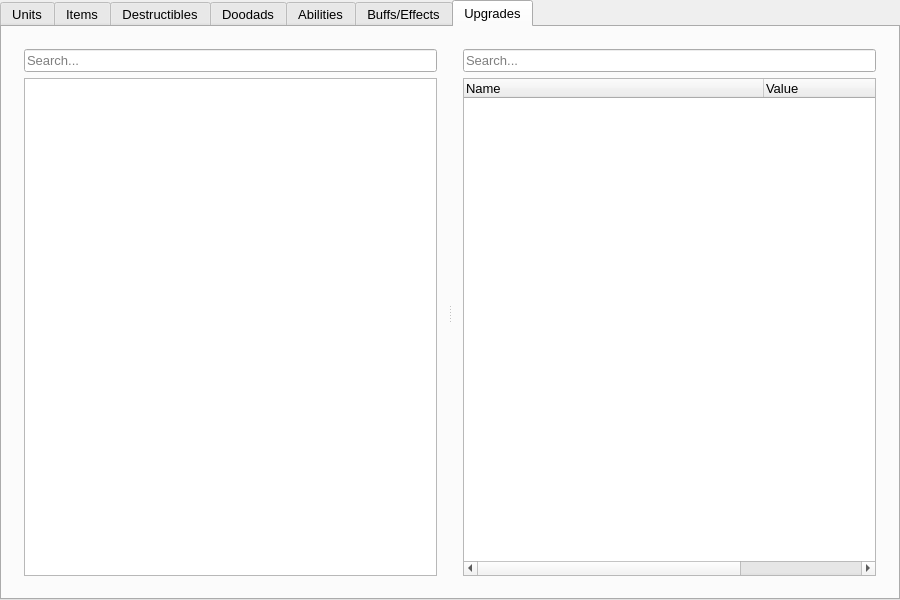
<?xml version="1.0" encoding="UTF-8"?>
<ui version="4.0">
 <class>ObjectEditor</class>
 <widget class="QMainWindow" name="ObjectEditor">
  <property name="geometry">
   <rect>
    <x>0</x>
    <y>0</y>
    <width>900</width>
    <height>600</height>
   </rect>
  </property>
  <property name="windowTitle">
   <string>Object Editor</string>
  </property>
  <widget class="QWidget" name="centralWidget">
   <property name="font">
    <font>
     <pointsize>10</pointsize>
    </font>
   </property>
   <layout class="QGridLayout" name="gridLayout">
    <property name="leftMargin">
     <number>0</number>
    </property>
    <property name="topMargin">
     <number>0</number>
    </property>
    <property name="rightMargin">
     <number>0</number>
    </property>
    <property name="bottomMargin">
     <number>0</number>
    </property>
    <item row="0" column="0">
     <widget class="QTabWidget" name="tabWidget">
      <property name="font">
       <font>
        <family>Cantarell</family>
        <pointsize>10</pointsize>
       </font>
      </property>
      <property name="tabShape">
       <enum>QTabWidget::Rounded</enum>
      </property>
      <property name="currentIndex">
       <number>6</number>
      </property>
      <widget class="QWidget" name="units_tab">
       <property name="sizePolicy">
        <sizepolicy hsizetype="Fixed" vsizetype="Preferred">
         <horstretch>0</horstretch>
         <verstretch>0</verstretch>
        </sizepolicy>
       </property>
       <attribute name="title">
        <string>Units</string>
       </attribute>
       <layout class="QGridLayout" name="gridLayout_2">
        <item row="0" column="0">
         <widget class="QSplitter" name="splitter">
          <property name="orientation">
           <enum>Qt::Horizontal</enum>
          </property>
          <widget class="QWidget" name="layoutWidget">
           <layout class="QVBoxLayout" name="verticalLayout">
            <item>
             <widget class="QLineEdit" name="unit_search">
              <property name="sizePolicy">
               <sizepolicy hsizetype="Expanding" vsizetype="Fixed">
                <horstretch>0</horstretch>
                <verstretch>0</verstretch>
               </sizepolicy>
              </property>
              <property name="maximumSize">
               <size>
                <width>16777215</width>
                <height>16777215</height>
               </size>
              </property>
              <property name="placeholderText">
               <string>Search...</string>
              </property>
              <property name="clearButtonEnabled">
               <bool>true</bool>
              </property>
             </widget>
            </item>
            <item>
             <widget class="QTreeWidget" name="units">
              <property name="maximumSize">
               <size>
                <width>200000</width>
                <height>16777215</height>
               </size>
              </property>
              <property name="horizontalScrollMode">
               <enum>QAbstractItemView::ScrollPerItem</enum>
              </property>
              <property name="indentation">
               <number>8</number>
              </property>
              <property name="headerHidden">
               <bool>true</bool>
              </property>
              <column>
               <property name="text">
                <string notr="true">1</string>
               </property>
              </column>
             </widget>
            </item>
           </layout>
          </widget>
          <widget class="QWidget" name="layoutWidget">
           <layout class="QVBoxLayout" name="verticalLayout_2">
            <item>
             <widget class="QLineEdit" name="unit_stats_search">
              <property name="placeholderText">
               <string>Search...</string>
              </property>
              <property name="clearButtonEnabled">
               <bool>true</bool>
              </property>
             </widget>
            </item>
            <item>
             <widget class="QTreeWidget" name="unit_stats">
              <attribute name="headerDefaultSectionSize">
               <number>300</number>
              </attribute>
              <attribute name="headerMinimumSectionSize">
               <number>300</number>
              </attribute>
              <column>
               <property name="text">
                <string>Name</string>
               </property>
              </column>
              <column>
               <property name="text">
                <string>Value</string>
               </property>
              </column>
             </widget>
            </item>
           </layout>
          </widget>
         </widget>
        </item>
       </layout>
      </widget>
      <widget class="QWidget" name="items_tab">
       <attribute name="title">
        <string>Items</string>
       </attribute>
       <layout class="QGridLayout" name="gridLayout_3">
        <item row="0" column="0">
         <widget class="QSplitter" name="splitter_2">
          <property name="orientation">
           <enum>Qt::Horizontal</enum>
          </property>
          <widget class="QWidget" name="layoutWidget">
           <layout class="QVBoxLayout" name="items_tab_layou">
            <property name="spacing">
             <number>6</number>
            </property>
            <property name="sizeConstraint">
             <enum>QLayout::SetNoConstraint</enum>
            </property>
            <item>
             <widget class="QLineEdit" name="item_search">
              <property name="maximumSize">
               <size>
                <width>16777215</width>
                <height>16777215</height>
               </size>
              </property>
              <property name="placeholderText">
               <string>Search...</string>
              </property>
              <property name="clearButtonEnabled">
               <bool>true</bool>
              </property>
             </widget>
            </item>
            <item>
             <widget class="QTreeWidget" name="items">
              <property name="maximumSize">
               <size>
                <width>16777215</width>
                <height>16777215</height>
               </size>
              </property>
              <property name="horizontalScrollMode">
               <enum>QAbstractItemView::ScrollPerItem</enum>
              </property>
              <property name="indentation">
               <number>8</number>
              </property>
              <property name="headerHidden">
               <bool>true</bool>
              </property>
              <column>
               <property name="text">
                <string notr="true">1</string>
               </property>
              </column>
             </widget>
            </item>
           </layout>
          </widget>
          <widget class="QWidget" name="layoutWidget">
           <layout class="QVBoxLayout" name="verticalLayout_3">
            <item>
             <widget class="QLineEdit" name="item_stats_search">
              <property name="placeholderText">
               <string>Search...</string>
              </property>
              <property name="clearButtonEnabled">
               <bool>true</bool>
              </property>
             </widget>
            </item>
            <item>
             <widget class="QTreeWidget" name="item_stats">
              <attribute name="headerDefaultSectionSize">
               <number>300</number>
              </attribute>
              <attribute name="headerMinimumSectionSize">
               <number>300</number>
              </attribute>
              <column>
               <property name="text">
                <string>Name</string>
               </property>
              </column>
              <column>
               <property name="text">
                <string>Value</string>
               </property>
              </column>
             </widget>
            </item>
           </layout>
          </widget>
         </widget>
        </item>
       </layout>
      </widget>
      <widget class="QWidget" name="destructibles_tab">
       <attribute name="title">
        <string>Destructibles</string>
       </attribute>
       <layout class="QGridLayout" name="gridLayout_4">
        <item row="0" column="0">
         <widget class="QSplitter" name="splitter_3">
          <property name="orientation">
           <enum>Qt::Horizontal</enum>
          </property>
          <widget class="QWidget" name="layoutWidget">
           <layout class="QVBoxLayout" name="items_tab_layou_2">
            <property name="spacing">
             <number>6</number>
            </property>
            <property name="sizeConstraint">
             <enum>QLayout::SetNoConstraint</enum>
            </property>
            <item>
             <widget class="QLineEdit" name="destructibles_search">
              <property name="maximumSize">
               <size>
                <width>16777215</width>
                <height>16777215</height>
               </size>
              </property>
              <property name="placeholderText">
               <string>Search...</string>
              </property>
              <property name="clearButtonEnabled">
               <bool>true</bool>
              </property>
             </widget>
            </item>
            <item>
             <widget class="QTreeWidget" name="destructibles">
              <property name="maximumSize">
               <size>
                <width>16777215</width>
                <height>16777215</height>
               </size>
              </property>
              <property name="horizontalScrollMode">
               <enum>QAbstractItemView::ScrollPerItem</enum>
              </property>
              <property name="indentation">
               <number>8</number>
              </property>
              <property name="headerHidden">
               <bool>true</bool>
              </property>
              <column>
               <property name="text">
                <string notr="true">1</string>
               </property>
              </column>
             </widget>
            </item>
           </layout>
          </widget>
          <widget class="QWidget" name="layoutWidget">
           <layout class="QVBoxLayout" name="verticalLayout_4">
            <item>
             <widget class="QLineEdit" name="destructibles_stats_search">
              <property name="placeholderText">
               <string>Search...</string>
              </property>
              <property name="clearButtonEnabled">
               <bool>true</bool>
              </property>
             </widget>
            </item>
            <item>
             <widget class="QTreeWidget" name="destructibles_stats">
              <attribute name="headerDefaultSectionSize">
               <number>300</number>
              </attribute>
              <attribute name="headerMinimumSectionSize">
               <number>300</number>
              </attribute>
              <column>
               <property name="text">
                <string>Name</string>
               </property>
              </column>
              <column>
               <property name="text">
                <string>Value</string>
               </property>
              </column>
             </widget>
            </item>
           </layout>
          </widget>
         </widget>
        </item>
       </layout>
      </widget>
      <widget class="QWidget" name="doodads_tab">
       <attribute name="title">
        <string>Doodads</string>
       </attribute>
       <layout class="QGridLayout" name="gridLayout_5">
        <item row="0" column="0">
         <widget class="QSplitter" name="splitter_4">
          <property name="orientation">
           <enum>Qt::Horizontal</enum>
          </property>
          <widget class="QWidget" name="layoutWidget">
           <layout class="QVBoxLayout" name="verticalLayout_5">
            <item>
             <widget class="QLineEdit" name="doodads_search">
              <property name="maximumSize">
               <size>
                <width>16777215</width>
                <height>16777215</height>
               </size>
              </property>
              <property name="placeholderText">
               <string>Search...</string>
              </property>
              <property name="clearButtonEnabled">
               <bool>true</bool>
              </property>
             </widget>
            </item>
            <item>
             <widget class="QTreeWidget" name="doodads">
              <property name="horizontalScrollMode">
               <enum>QAbstractItemView::ScrollPerItem</enum>
              </property>
              <property name="indentation">
               <number>8</number>
              </property>
              <property name="headerHidden">
               <bool>true</bool>
              </property>
              <column>
               <property name="text">
                <string notr="true">1</string>
               </property>
              </column>
             </widget>
            </item>
           </layout>
          </widget>
          <widget class="QWidget" name="layoutWidget">
           <layout class="QVBoxLayout" name="verticalLayout_6">
            <item>
             <widget class="QLineEdit" name="doodads_stats_search">
              <property name="maximumSize">
               <size>
                <width>16777215</width>
                <height>16777215</height>
               </size>
              </property>
              <property name="placeholderText">
               <string>Search...</string>
              </property>
              <property name="clearButtonEnabled">
               <bool>true</bool>
              </property>
             </widget>
            </item>
            <item>
             <widget class="QTreeWidget" name="doodads_stats">
              <attribute name="headerDefaultSectionSize">
               <number>300</number>
              </attribute>
              <attribute name="headerMinimumSectionSize">
               <number>300</number>
              </attribute>
              <column>
               <property name="text">
                <string>Name</string>
               </property>
              </column>
              <column>
               <property name="text">
                <string>Value</string>
               </property>
              </column>
             </widget>
            </item>
           </layout>
          </widget>
         </widget>
        </item>
       </layout>
      </widget>
      <widget class="QWidget" name="abilities_tab">
       <attribute name="title">
        <string>Abilities</string>
       </attribute>
       <layout class="QGridLayout" name="gridLayout_6">
        <item row="0" column="0">
         <widget class="QSplitter" name="splitter_5">
          <property name="orientation">
           <enum>Qt::Horizontal</enum>
          </property>
          <widget class="QWidget" name="layoutWidget">
           <layout class="QVBoxLayout" name="verticalLayout_7">
            <item>
             <widget class="QLineEdit" name="abilities_search">
              <property name="maximumSize">
               <size>
                <width>16777215</width>
                <height>16777215</height>
               </size>
              </property>
              <property name="placeholderText">
               <string>Search...</string>
              </property>
              <property name="clearButtonEnabled">
               <bool>true</bool>
              </property>
             </widget>
            </item>
            <item>
             <widget class="QTreeWidget" name="abilities">
              <property name="horizontalScrollMode">
               <enum>QAbstractItemView::ScrollPerItem</enum>
              </property>
              <property name="indentation">
               <number>8</number>
              </property>
              <property name="headerHidden">
               <bool>true</bool>
              </property>
              <column>
               <property name="text">
                <string notr="true">1</string>
               </property>
              </column>
             </widget>
            </item>
           </layout>
          </widget>
          <widget class="QWidget" name="layoutWidget">
           <layout class="QVBoxLayout" name="verticalLayout_8">
            <item>
             <widget class="QLineEdit" name="abilities_stats_search">
              <property name="maximumSize">
               <size>
                <width>16777215</width>
                <height>16777215</height>
               </size>
              </property>
              <property name="placeholderText">
               <string>Search...</string>
              </property>
              <property name="clearButtonEnabled">
               <bool>true</bool>
              </property>
             </widget>
            </item>
            <item>
             <widget class="QTreeWidget" name="abilities_stats">
              <attribute name="headerDefaultSectionSize">
               <number>300</number>
              </attribute>
              <attribute name="headerMinimumSectionSize">
               <number>300</number>
              </attribute>
              <column>
               <property name="text">
                <string>Name</string>
               </property>
              </column>
              <column>
               <property name="text">
                <string>Value</string>
               </property>
              </column>
             </widget>
            </item>
           </layout>
          </widget>
         </widget>
        </item>
       </layout>
      </widget>
      <widget class="QWidget" name="effects_tab">
       <attribute name="title">
        <string>Buffs/Effects</string>
       </attribute>
       <layout class="QGridLayout" name="gridLayout_7">
        <item row="0" column="0">
         <widget class="QSplitter" name="splitter_6">
          <property name="orientation">
           <enum>Qt::Horizontal</enum>
          </property>
          <widget class="QWidget" name="layoutWidget">
           <layout class="QVBoxLayout" name="verticalLayout_9">
            <item>
             <widget class="QLineEdit" name="effects_search">
              <property name="maximumSize">
               <size>
                <width>16777215</width>
                <height>16777215</height>
               </size>
              </property>
              <property name="placeholderText">
               <string>Search...</string>
              </property>
              <property name="clearButtonEnabled">
               <bool>true</bool>
              </property>
             </widget>
            </item>
            <item>
             <widget class="QTreeWidget" name="effects">
              <property name="horizontalScrollMode">
               <enum>QAbstractItemView::ScrollPerItem</enum>
              </property>
              <property name="indentation">
               <number>8</number>
              </property>
              <property name="headerHidden">
               <bool>true</bool>
              </property>
              <column>
               <property name="text">
                <string notr="true">1</string>
               </property>
              </column>
             </widget>
            </item>
           </layout>
          </widget>
          <widget class="QWidget" name="layoutWidget">
           <layout class="QVBoxLayout" name="verticalLayout_10">
            <item>
             <widget class="QLineEdit" name="effects_stats_search">
              <property name="maximumSize">
               <size>
                <width>16777215</width>
                <height>16777215</height>
               </size>
              </property>
              <property name="placeholderText">
               <string>Search...</string>
              </property>
              <property name="clearButtonEnabled">
               <bool>true</bool>
              </property>
             </widget>
            </item>
            <item>
             <widget class="QTreeWidget" name="effects_stats">
              <attribute name="headerDefaultSectionSize">
               <number>300</number>
              </attribute>
              <attribute name="headerMinimumSectionSize">
               <number>300</number>
              </attribute>
              <column>
               <property name="text">
                <string>Name</string>
               </property>
              </column>
              <column>
               <property name="text">
                <string>Value</string>
               </property>
              </column>
             </widget>
            </item>
           </layout>
          </widget>
         </widget>
        </item>
       </layout>
      </widget>
      <widget class="QWidget" name="upgrades_tab">
       <attribute name="title">
        <string>Upgrades</string>
       </attribute>
       <layout class="QGridLayout" name="gridLayout_8">
        <item row="0" column="0">
         <widget class="QSplitter" name="splitter_7">
          <property name="orientation">
           <enum>Qt::Horizontal</enum>
          </property>
          <widget class="QWidget" name="layoutWidget">
           <layout class="QVBoxLayout" name="verticalLayout_11">
            <item>
             <widget class="QLineEdit" name="upgrades_search">
              <property name="maximumSize">
               <size>
                <width>16777215</width>
                <height>16777215</height>
               </size>
              </property>
              <property name="placeholderText">
               <string>Search...</string>
              </property>
              <property name="clearButtonEnabled">
               <bool>true</bool>
              </property>
             </widget>
            </item>
            <item>
             <widget class="QTreeWidget" name="upgrades">
              <property name="horizontalScrollMode">
               <enum>QAbstractItemView::ScrollPerItem</enum>
              </property>
              <property name="indentation">
               <number>8</number>
              </property>
              <property name="headerHidden">
               <bool>true</bool>
              </property>
              <column>
               <property name="text">
                <string notr="true">1</string>
               </property>
              </column>
             </widget>
            </item>
           </layout>
          </widget>
          <widget class="QWidget" name="layoutWidget">
           <layout class="QVBoxLayout" name="verticalLayout_12">
            <item>
             <widget class="QLineEdit" name="upgrades_stats_search">
              <property name="maximumSize">
               <size>
                <width>16777215</width>
                <height>16777215</height>
               </size>
              </property>
              <property name="placeholderText">
               <string>Search...</string>
              </property>
              <property name="clearButtonEnabled">
               <bool>true</bool>
              </property>
             </widget>
            </item>
            <item>
             <widget class="QTreeWidget" name="upgrades_stats">
              <attribute name="headerDefaultSectionSize">
               <number>300</number>
              </attribute>
              <attribute name="headerMinimumSectionSize">
               <number>300</number>
              </attribute>
              <column>
               <property name="text">
                <string>Name</string>
               </property>
              </column>
              <column>
               <property name="text">
                <string>Value</string>
               </property>
              </column>
             </widget>
            </item>
           </layout>
          </widget>
         </widget>
        </item>
       </layout>
      </widget>
     </widget>
    </item>
   </layout>
  </widget>
 </widget>
 <layoutdefault spacing="6" margin="11"/>
 <resources/>
 <connections/>
</ui>
